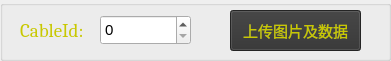
    <widget class="QGroupBox" name="groupBox_6">
     <property name="geometry">
      <rect>
       <x>330</x>
       <y>649</y>
       <width>391</width>
       <height>61</height>
      </rect>
     </property>
     <property name="font">
      <font>
       <family>Arial</family>
       <pointsize>11</pointsize>
      </font>
     </property>
     <property name="styleSheet">
      <string notr="true">color: rgb(200, 200, 0);</string>
     </property>
     <property name="title">
      <string/>
     </property>
     <widget class="QLabel" name="label">
      <property name="geometry">
       <rect>
        <x>20</x>
        <y>15</y>
        <width>81</width>
        <height>31</height>
       </rect>
      </property>
      <property name="font">
       <font>
        <family>Cambria</family>
        <pointsize>14</pointsize>
       </font>
      </property>
      <property name="text">
       <string>CableId:</string>
      </property>
     </widget>
     <widget class="QSpinBox" name="spinBox">
      <property name="geometry">
       <rect>
        <x>100</x>
        <y>15</y>
        <width>91</width>
        <height>30</height>
       </rect>
      </property>
      <property name="font">
       <font>
        <family>Arial</family>
        <pointsize>11</pointsize>
       </font>
      </property>
      <property name="styleSheet">
       <string notr="true">color: rgb(0, 0, 0);</string>
      </property>
      <property name="value">
       <number>0</number>
      </property>
     </widget>
     <widget class="QPushButton" name="Send">
      <property name="geometry">
       <rect>
        <x>230</x>
        <y>10</y>
        <width>131</width>
        <height>41</height>
       </rect>
      </property>
      <property name="font">
       <font>
        <family>Arial</family>
        <pointsize>11</pointsize>
       </font>
      </property>
      <property name="styleSheet">
       <string notr="true">background-color: rgb(50, 50, 50);
color: rgb(200, 200, 0);</string>
      </property>
      <property name="text">
       <string>上传图片及数据</string>
      </property>
     </widget>
    </widget>
